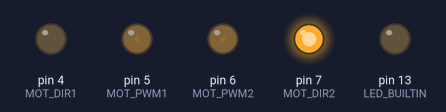
Bench run of a sketch on a simulated Arduino Uno, built with avr-gcc and run on an emulated ATmega328P. On the bench: output pins drawn as LEDs (lit = HIGH).

Above: at 0.05 s.
At 0.65 s:
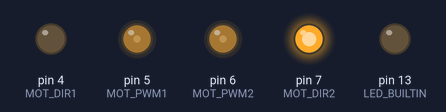
At 1.25 s:
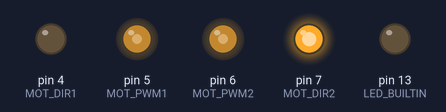
At 2.5 s:
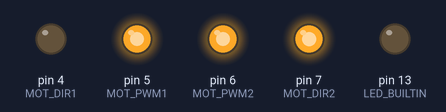
At 3.75 s:
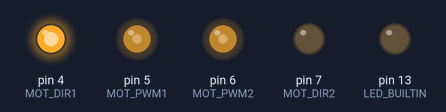
At 5.05 s:
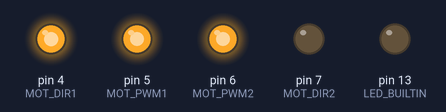
Timing chart, 0 to 6.6 s (numbered marks = the images above):
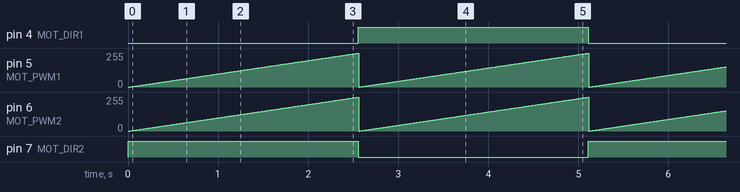

The sketch:

Romeo-firmware.ino
```cpp
// #define BATERRY_ADC A0

#define  SHARP_L  A1
#define  SHARP_C  A2
#define  SHARP_R  A3


#define M1  4
#define E1  5
#define E2  6
#define M2  7

#define MOT_PWM1  5
#define MOT_PWM2  6
#define MOT_DIR1  4
#define MOT_DIR2  7

//enum pins { BATERRY_ADC = A0, SHARP_L = A1, SHARP_L = A2, SHARP_L = A3};

uint8_t sharp_values[3] = {100,100,100};

void setup() {
  Serial.begin(9600);
  pinMode(LED_BUILTIN, OUTPUT);

  // H-Bridge
  pinMode(MOT_PWM1, OUTPUT);
  pinMode(MOT_PWM2, OUTPUT);
  pinMode(MOT_DIR1, OUTPUT);
  pinMode(MOT_DIR2, OUTPUT);
}

void loop() {
  // for (uint8_t i = 0; i < 3; i++)
  // {
  //   sharp_values[i] = 4;
  // }

  /*
  Serial.print(analogRead(SHARP_L));
  Serial.print("\t");
  Serial.print(analogRead(SHARP_C));
  Serial.print("\t");
  Serial.println(analogRead(SHARP_R));
delay(50);
*/


/*
// CHECK DIRECTIONS
digitalWrite(MOT_DIR1,LOW);
digitalWrite(MOT_DIR2,HIGH);

analogWrite(MOT_PWM1,100);
analogWrite(MOT_PWM2,100);
delay(1000);

digitalWrite(MOT_DIR1,HIGH);
digitalWrite(MOT_DIR2,LOW);
delay(1000);
*/

digitalWrite(MOT_DIR1,LOW);
digitalWrite(MOT_DIR2,HIGH);

for (size_t i = 0; i < 255; i++)
{
delay(10);
analogWrite(MOT_PWM1,i);
analogWrite(MOT_PWM2,i);
}

digitalWrite(MOT_DIR1,HIGH);
digitalWrite(MOT_DIR2,LOW);

for (size_t i = 0; i < 255; i++)
{
delay(10);
analogWrite(MOT_PWM1,i);
analogWrite(MOT_PWM2,i);
}

}
```

Measured:
- by itself, pin 4 (MOT_DIR1), pin 7 (MOT_DIR2): alternates HIGH for 2.6 s and LOW for 2.6 s
- by itself, pin 5 (MOT_PWM1), pin 6 (MOT_PWM2): ramps from 0/255 to 254/255 and jumps back, once every 2.6 s
